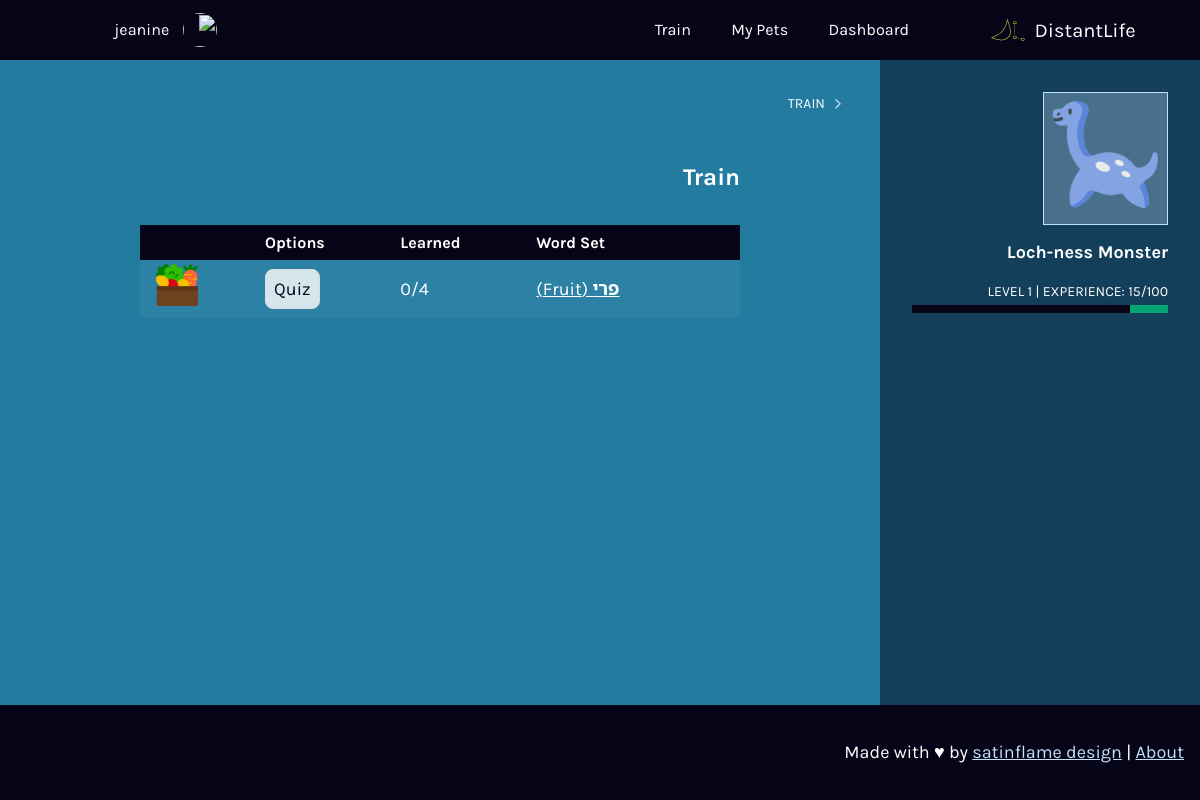
The page /train (signed in) on the database as committed earlier.
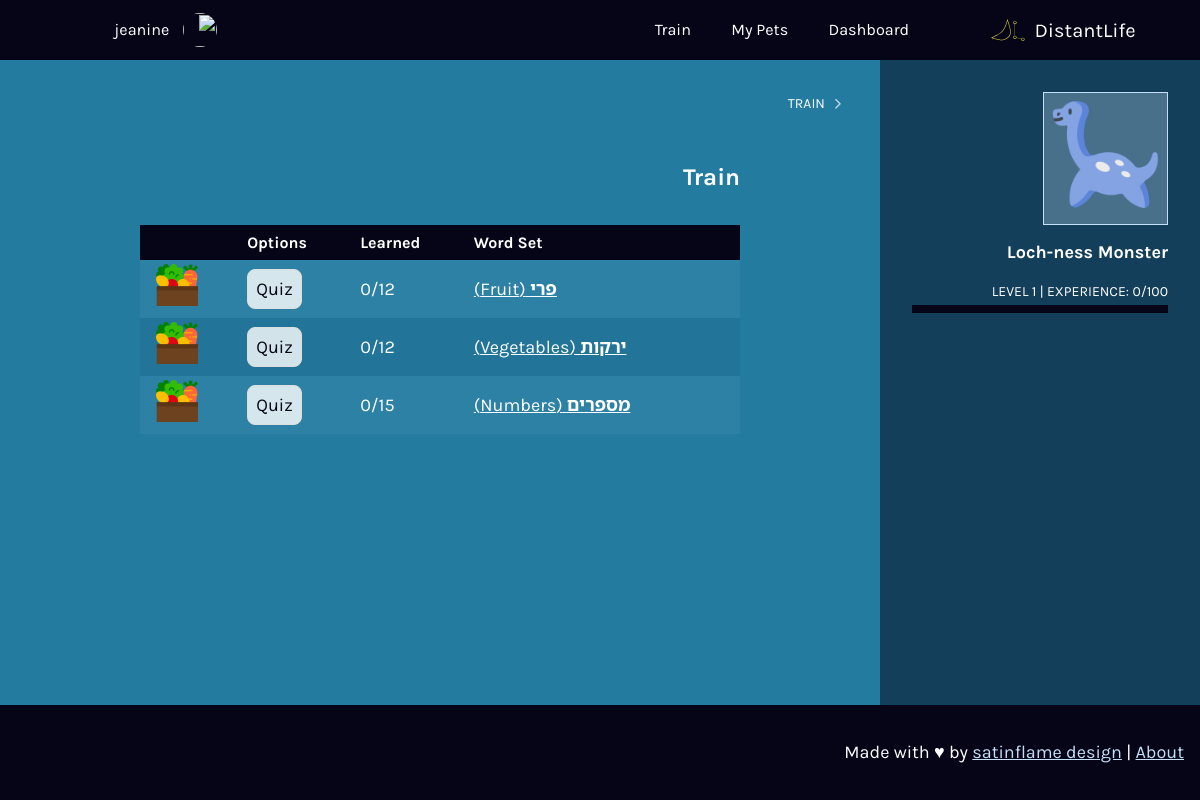
The same page on the database as committed later.
### tables this page shows
CREATE TABLE `words` (
  `id` integer,
  `wordstr` varchar(255),
  `audiopath` varchar(255),
  `language_id` integer,
  `type` integer, pronunciation varchar, `imgsrc_id` id,
  PRIMARY KEY(id)
);

CREATE TABLE `word_sets` (
  `id` integer,
  `imgsrc` varchar(255), language_id integer, `set_name_word_id` id,
  PRIMARY KEY(id)
);

### application.py (the view)
@app.route("/train")
@login_required
def train():
    role = get_role()
    sets = get_sets()
    return render_template("train.html", sets=sets, role=role)

### application.py (called while the page is built)
@app.after_request
def after_request(response):
    response.headers["Cache-Control"] = "no-cache, no-store, must-revalidate"
    response.headers["Expires"] = 0
    response.headers["Pragma"] = "no-cache"
    return response

### helpers.py (called while the page is built)
def login_required(f):
    @wraps(f)
    def decorated_function(*args, **kwargs):
        if session.get("user_id") is None:
            return redirect("/login")
        return f(*args, **kwargs)
    return decorated_function

def get_word_translation(word_id, orig_lang='', trans_lang=''):
  if (orig_lang == ''):
    orig_lang = session['language']['preferred']
  if (trans_lang == ''):
    trans_lang = session['language']['learning']
  translation = db.execute("SELECT wordstr FROM words where id = (SELECT word_translation.trans_word FROM words JOIN word_translation ON word_translation.orig_word = words.id WHERE words.id = ? AND word_translation.trans_lang = ? AND word_translation.orig_lang = ?)",
  word_id, orig_lang, trans_lang)
  return translation[0]['wordstr']

def get_role():
  rolesqry = db.execute("SELECT roles FROM users WHERE id =  ?", session['user_id'])
  role = rolesqry[0]['roles']
  return role

### templates/train.html (shortened to what this page needs)
{% extends "layout.html" %}
{% block main %}
<header>
  <div class="main-options">
    <h1>{{title_s}}</h1>
  </div>
</header>
<table class="table-responsive-stack">
  <thead>
    <tr>
      <th class="table-icon">
      </th>
      <th>{{ _('Word Set') }}</th>
      <th>{{ _('Learned') }}</th>
      <th>{{ _('Options') }}</th>
      <th><span class="sr-only">{{ _('Icon') }}</span></th>
   </tr>
  </thead>
  <tbody>
    {% for set in sets %}
     <tr>
        <td class="table-icon">
        </td>
        <td><a href="/train/set/?s={{set.id}}"> <strong>{{set.translation}}</strong> ({{set.set_name}})</a></td>
        <td>0/{{set.totalcount}}</td>
        <td>
          <form method="post" action="/quiz/set/">
            <input type="submit" value="{{ _('Quiz') }}" />
          </form>
        </td>
        <td>
          <img src="{{ url_for('static', filename=set.imgsrc) }}" alt="{{set.set_name}}">
        </td>
     </tr>
     {% endfor %}
  </tbody>
</table>
{% endblock %}

Rows that differ between the two databases and show on the page:
now on this page (row edited): words: translation "ירקות"
now on this page (row edited): words: set_name "Vegetables"
added word_sets: imgsrc (picture)
added words: translation "מספרים"
added words: set_name "Numbers"
added word_sets: imgsrc (picture)
Other text that changed with them:
{{ percent }}: "15" → "0"
new list line: "פרי"
new list line: "( ) 0/ 12 Quiz"
new list line: "Fruit"
new list line: "( ) 0/ 15 Quiz"
list line gone: "פרי"
list line gone: "( ) 0/ 4 Quiz"
list line gone: "Fruit"
